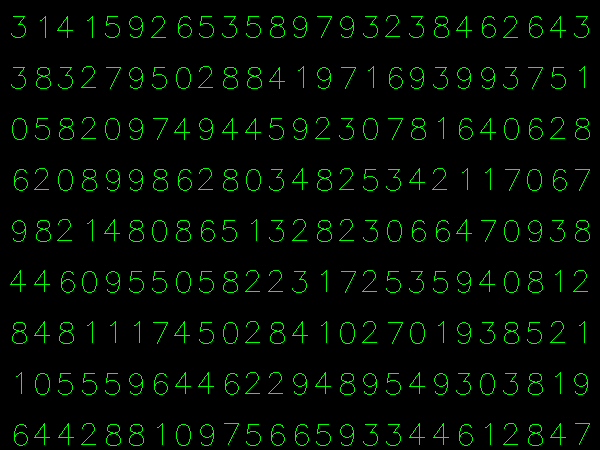
//> input picture CVORCDigital/docimgs/recongize.png, 600 x 450 px
$ ./labeldata ../docimgs/recongize.png   (built with g++ and OpenCV 4)
//> lines starting //> are read from the running program, lines starting //| are printed output that depends on the picture; after the words box and inside, x2 and y2 are one past the last pixel; in counts of white or black regions, pixels touching at a corner belong together
#include <opencv2/opencv.hpp>
using namespace std;
using namespace cv;

int main(int argc,char ** argv)
{
    Mat thr,gray,con;
    Mat src = imread(argv[1],1);
//> src is the input picture: 450 rows x 600 cols, CV_8UC3; mean B, G, R 0, 10.8, 0
    cvtColor(src,gray,CV_BGR2GRAY);
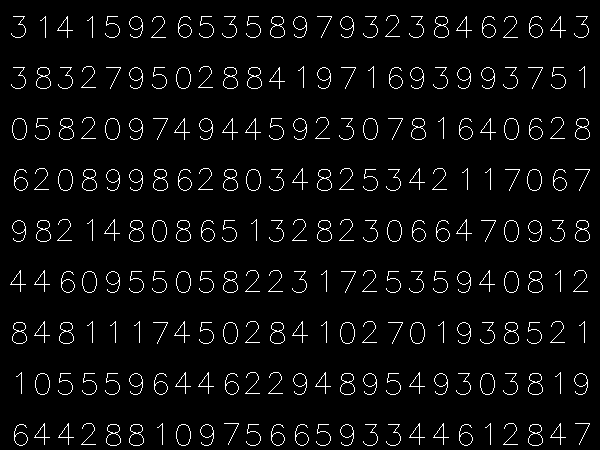
//> gray: 450 rows x 600 cols, CV_8UC1; values 0 (black) and 150 (white), 4.2% white in thin lines or dots
    threshold(gray,thr,200,255,THRESH_BINARY_INV);
//> thr: 450 rows x 600 cols, CV_8UC1; every value is 255
    thr.copyTo(con);
    vector < vector <Point> > contours;
    vector<Vec4i>hierarchy;
    Mat sample;
    Mat response_array;
    findContours(con,contours,hierarchy,CV_RETR_CCOMP,CV_CHAIN_APPROX_SIMPLE);
//> contours = 1 contour; box (x1, y1, x2, y2) and area: (0, 0, 600, 450) 268951
    for(int i = 0;i<contours.size();i=hierarchy[i][0])
    {
        Rect r = boundingRect(contours[i]);
        rectangle(src,Point(r.x,r.y),Point(r.x+r.width,r.y+r.height),Scalar(0,0,255),2,8,0);
        Mat ROI = thr(r);
        Mat tmp1,tmp2;
        resize(ROI,tmp1,Size(10,10),0,0,INTER_LINEAR);
        tmp1.convertTo(tmp2,CV_32FC1);
        //reshape 将原Mat矩阵进行转换
        //reshape(m,n),m表示转换后的通道数,若是0表示通道数不变,n:表示转换后的行数.
        //本代码中就是将 10 * 10 的像素矩阵转化为通道数为1,行数为1(列为100)的一维矩阵
        sample.push_back(tmp2.reshape(1,1));
        std::cout<<sample<<std::endl;
        imshow("src",src);
        int c = waitKey(0);
        c -= 0x30;
        if(c == -21)
        {
            return 1;
        }
        response_array.push_back(c);
        rectangle(src,Point(r.x,r.y), Point(r.x+r.width,r.y+r.height), Scalar(0,255,0),2,8,0);
    }
//> this loop made 1 pass; the space key is pressed
//> (printed output is left out)
//> pass 1, `imshow("src",src);`:
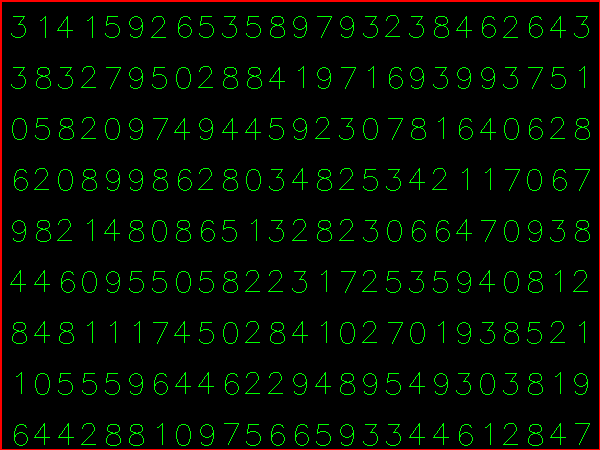
//> window 'src': 450 rows x 600 cols, CV_8UC3; mean B, G, R 0, 10.8, 3
//> after the loop:
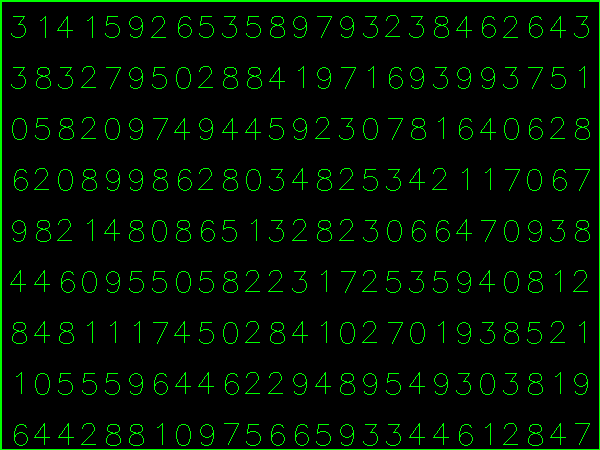
//> src: 450 rows x 600 cols, CV_8UC3; 1.16% of pixels changed, all inside (x1, y1, x2, y2) = (0, 0, 600, 450)
    Mat response,tmp;
    tmp = response_array.reshape(1,1);
    tmp.convertTo(response,CV_32FC1);

    FileStorage Data("TrainingData.yml",FileStorage::WRITE);
    Data << "data" << sample;
    Data.release();

    FileStorage Label("LabelData.yml",FileStorage::WRITE);
    Label << "label" << response;
    Label.release();

    imshow("src",src);
    waitKey();
}
